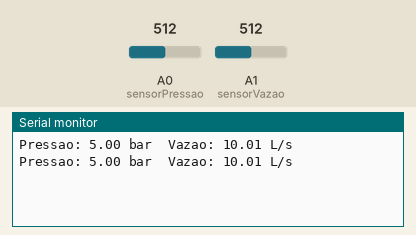
Bench run of a sketch on a simulated Arduino Uno, built with avr-gcc and run on an emulated ATmega328P. Parts: the last lines printed to the serial monitor. The test bench sets the inputs (shaded band); at power-on: A0 (sensorPressao) = 512, A1 (sensorVazao) = 512.

Above: at 5.8 s.
5.9 s: A0 (sensorPressao) set to 716
At 11.2 s:
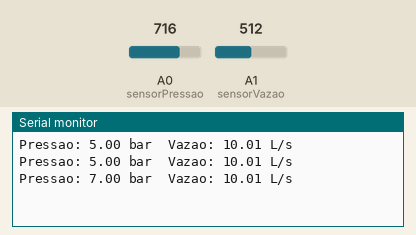
11.9 s: A1 (sensorVazao) set to 716
At 16.3 s:
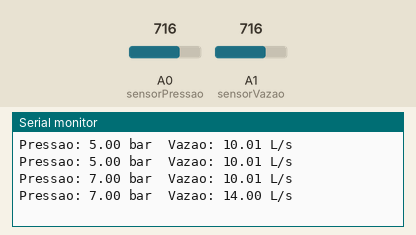
17.9 s: A0 (sensorPressao) set to 900
At 21.3 s:
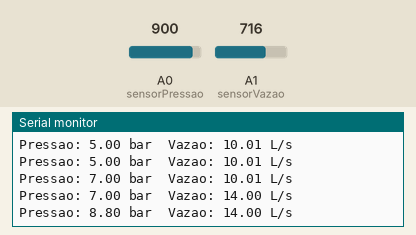
23.9 s: A1 (sensorVazao) set to 900
At 26.4 s:
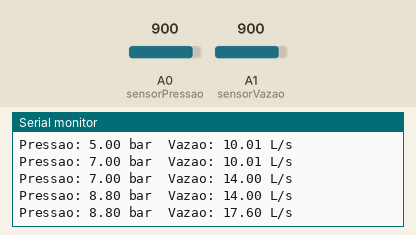
Timing chart, 0 to 27.9 s (numbered marks = the images above; inputs shaded):
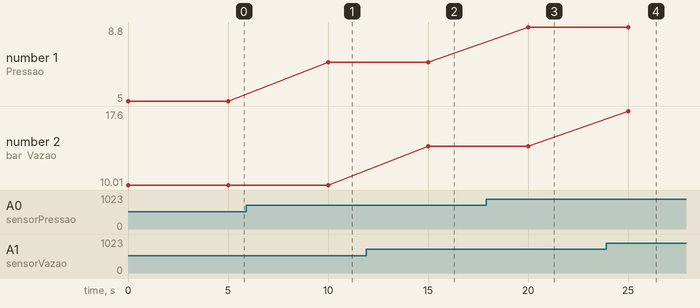

Measured:
- after the input at 5.9 s, the serial monitor: prints a new line after 4.1 s (image 1)
- after the input at 11.9 s, the serial monitor: prints a new line after 3.1 s (image 2)
- after the input at 17.9 s, the serial monitor: prints a new line after 2.1 s (image 3)
- after the input at 23.9 s, the serial monitor: prints a new line after 1.1 s (image 4)
- plotted number 1: 5 → 7 after the input at 5.9 s, 7 → 8.8 after the input at 17.9 s
- plotted number 2: 10.01 → 14 after the input at 11.9 s, 14 → 17.6 after the input at 23.9 s

The sketch:

arduino.ino
```cpp
const int sensorPressao = A0;
const int sensorVazao = A1;

void setup() {
  Serial.begin(9600);
}

void loop() {
  int leituraPressao = analogRead(sensorPressao);
  int leituraVazao = analogRead(sensorVazao);

  float tensaoPressao = leituraPressao * (5.0 / 1023.0);
  float tensaoVazao   = leituraVazao * (5.0 / 1023.0);

  float pressao = tensaoPressao * 2.0;
  float vazao = tensaoVazao * 4.0;

  Serial.print("Pressao: ");
  Serial.print(pressao, 2);
  Serial.print(" bar\tVazao: ");
  Serial.print(vazao, 2);
  Serial.print(" L/s\n");

  delay(5000);
}
```
